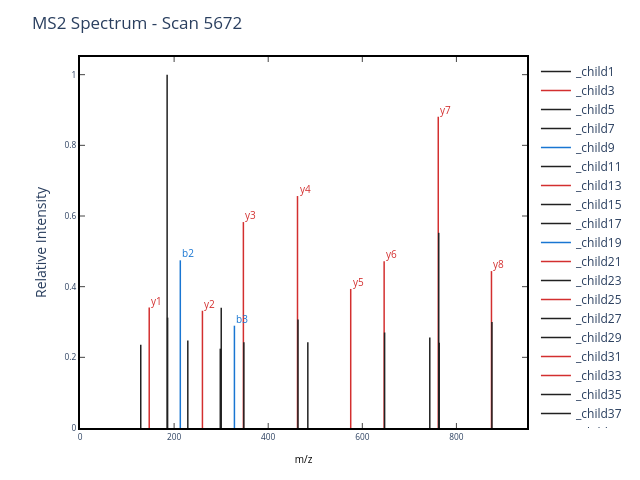

Notebook code for this chart:
### Code cell
# Example: plot the annotated MS2 spectrum from scan 5672
plot_MS2(example_ms2, title='MS2 Spectrum - Scan 5672')

### Figure 1 — Plotly figure (JSON) as saved in the notebook; plotly's stock layout.template omitted (floating-point values rounded to 4 significant figures)
{"data": [{"line": {"color": "rgba (33, 33, 33, 1)", "dash": "solid", "width": 1.5}, "mode": "lines", "name": "_child1", "type": "scatter", "x": [129.1, 129.1], "xaxis": "x", "y": [0, 0.2356], "yaxis": "y"}, {"line": {"color": "rgba (211, 47, 47, 1)", "dash": "solid", "width": 1.5}, "mode": "lines", "name": "_child3", "type": "scatter", "x": [147.1, 147.1], "xaxis": "x", "y": [0, 0.3408], "yaxis": "y"}, {"line": {"color": "rgba (33, 33, 33, 1)", "dash": "solid", "width": 1.5}, "mode": "lines", "name": "_child5", "type": "scatter", "x": [185.2, 185.2], "xaxis": "x", "y": [0, 1], "yaxis": "y"}, {"line": {"color": "rgba (33, 33, 33, 1)", "dash": "solid", "width": 1.5}, "mode": "lines", "name": "_child7", "type": "scatter", "x": [186.2, 186.2], "xaxis": "x", "y": [0, 0.3124], "yaxis": "y"}, {"line": {"color": "rgba (25, 118, 210, 1)", "dash": "solid", "width": 1.5}, "mode": "lines", "name": "_child9", "type": "scatter", "x": [213.2, 213.2], "xaxis": "x", "y": [0, 0.4746], "yaxis": "y"}, {"line": {"color": "rgba (33, 33, 33, 1)", "dash": "solid", "width": 1.5}, "mode": "lines", "name": "_child11", "type": "scatter", "x": [229.1, 229.1], "xaxis": "x", "y": [0, 0.2473], "yaxis": "y"}, {"line": {"color": "rgba (211, 47, 47, 1)", "dash": "solid", "width": 1.5}, "mode": "lines", "name": "_child13", "type": "scatter", "x": [260.2, 260.2], "xaxis": "x", "y": [0, 0.3318], "yaxis": "y"}, {"line": {"color": "rgba (33, 33, 33, 1)", "dash": "solid", "width": 1.5}, "mode": "lines", "name": "_child15", "type": "scatter", "x": [298.1, 298.1], "xaxis": "x", "y": [0, 0.2245], "yaxis": "y"}, {"line": {"color": "rgba (33, 33, 33, 1)", "dash": "solid", "width": 1.5}, "mode": "lines", "name": "_child17", "type": "scatter", "x": [300.2, 300.2], "xaxis": "x", "y": [0, 0.3405], "yaxis": "y"}, {"line": {"color": "rgba (25, 118, 210, 1)", "dash": "solid", "width": 1.5}, "mode": "lines", "name": "_child19", "type": "scatter", "x": [328.2, 328.2], "xaxis": "x", "y": [0, 0.2895], "yaxis": "y"}, {"line": {"color": "rgba (211, 47, 47, 1)", "dash": "solid", "width": 1.5}, "mode": "lines", "name": "_child21", "type": "scatter", "x": [347.2, 347.2], "xaxis": "x", "y": [0, 0.5829], "yaxis": "y"}, {"line": {"color": "rgba (33, 33, 33, 1)", "dash": "solid", "width": 1.5}, "mode": "lines", "name": "_child23", "type": "scatter", "x": [348.2, 348.2], "xaxis": "x", "y": [0, 0.2427], "yaxis": "y"}, {"line": {"color": "rgba (211, 47, 47, 1)", "dash": "solid", "width": 1.5}, "mode": "lines", "name": "_child25", "type": "scatter", "x": [462.3, 462.3], "xaxis": "x", "y": [0, 0.6565], "yaxis": "y"}, {"line": {"color": "rgba (33, 33, 33, 1)", "dash": "solid", "width": 1.5}, "mode": "lines", "name": "_child27", "type": "scatter", "x": [463.3, 463.3], "xaxis": "x", "y": [0, 0.3068], "yaxis": "y"}, {"line": {"color": "rgba (33, 33, 33, 1)", "dash": "solid", "width": 1.5}, "mode": "lines", "name": "_child29", "type": "scatter", "x": [484.2, 484.2], "xaxis": "x", "y": [0, 0.2424], "yaxis": "y"}, {"line": {"color": "rgba (211, 47, 47, 1)", "dash": "solid", "width": 1.5}, "mode": "lines", "name": "_child31", "type": "scatter", "x": [575.3, 575.3], "xaxis": "x", "y": [0, 0.3936], "yaxis": "y"}, {"line": {"color": "rgba (211, 47, 47, 1)", "dash": "solid", "width": 1.5}, "mode": "lines", "name": "_child33", "type": "scatter", "x": [646.4, 646.4], "xaxis": "x", "y": [0, 0.472], "yaxis": "y"}, {"line": {"color": "rgba (33, 33, 33, 1)", "dash": "solid", "width": 1.5}, "mode": "lines", "name": "_child35", "type": "scatter", "x": [647.4, 647.4], "xaxis": "x", "y": [0, 0.2703], "yaxis": "y"}, {"line": {"color": "rgba (33, 33, 33, 1)", "dash": "solid", "width": 1.5}, "mode": "lines", "name": "_child37", "type": "scatter", "x": [743.4, 743.4], "xaxis": "x", "y": [0, 0.2564], "yaxis": "y"}, {"line": {"color": "rgba (211, 47, 47, 1)", "dash": "solid", "width": 1.5}, "mode": "lines", "name": "_child39", "type": "scatter", "x": [761.4, 761.4], "xaxis": "x", "y": [0, 0.8811], "yaxis": "y"}, {"line": {"color": "rgba (33, 33, 33, 1)", "dash": "solid", "width": 1.5}, "mode": "lines", "name": "_child41", "type": "scatter", "x": [762.4, 762.4], "xaxis": "x", "y": [0, 0.5524], "yaxis": "y"}, {"line": {"color": "rgba (33, 33, 33, 1)", "dash": "solid", "width": 1.5}, "mode": "lines", "name": "_child43", "type": "scatter", "x": [763.4, 763.4], "xaxis": "x", "y": [0, 0.2412], "yaxis": "y"}, {"line": {"color": "rgba (211, 47, 47, 1)", "dash": "solid", "width": 1.5}, "mode": "lines", "name": "_child45", "type": "scatter", "x": [874.5, 874.5], "xaxis": "x", "y": [0, 0.444], "yaxis": "y"}, {"line": {"color": "rgba (33, 33, 33, 1)", "dash": "solid", "width": 1.5}, "mode": "lines", "name": "_child47", "type": "scatter", "x": [875.5, 875.5], "xaxis": "x", "y": [0, 0.2997], "yaxis": "y"}], "layout": {"annotations": [{"align": "left", "font": {"color": "#D32F2F", "size": 10}, "opacity": 1, "showarrow": false, "text": "y1", "x": 147.1, "xanchor": "left", "xref": "x", "y": 0.3608, "yanchor": "middle", "yref": "y"}, {"align": "left", "font": {"color": "#1976D2", "size": 10}, "opacity": 1, "showarrow": false, "text": "b2", "x": 213.2, "xanchor": "left", "xref": "x", "y": 0.4946, "yanchor": "middle", "yref": "y"}, {"align": "left", "font": {"color": "#D32F2F", "size": 10}, "opacity": 1, "showarrow": false, "text": "y2", "x": 260.2, "xanchor": "left", "xref": "x", "y": 0.3518, "yanchor": "middle", "yref": "y"}, {"align": "left", "font": {"color": "#1976D2", "size": 10}, "opacity": 1, "showarrow": false, "text": "b3", "x": 328.2, "xanchor": "left", "xref": "x", "y": 0.3095, "yanchor": "middle", "yref": "y"}, {"align": "left", "font": {"color": "#D32F2F", "size": 10}, "opacity": 1, "showarrow": false, "text": "y3", "x": 347.2, "xanchor": "left", "xref": "x", "y": 0.6029, "yanchor": "middle", "yref": "y"}, {"align": "left", "font": {"color": "#D32F2F", "size": 10}, "opacity": 1, "showarrow": false, "text": "y4", "x": 462.3, "xanchor": "left", "xref": "x", "y": 0.6765, "yanchor": "middle", "yref": "y"}, {"align": "left", "font": {"color": "#D32F2F", "size": 10}, "opacity": 1, "showarrow": false, "text": "y5", "x": 575.3, "xanchor": "left", "xref": "x", "y": 0.4136, "yanchor": "middle", "yref": "y"}, {"align": "left", "font": {"color": "#D32F2F", "size": 10}, "opacity": 1, "showarrow": false, "text": "y6", "x": 646.4, "xanchor": "left", "xref": "x", "y": 0.492, "yanchor": "middle", "yref": "y"}, {"align": "left", "font": {"color": "#D32F2F", "size": 10}, "opacity": 1, "showarrow": false, "text": "y7", "x": 761.4, "xanchor": "left", "xref": "x", "y": 0.9011, "yanchor": "middle", "yref": "y"}, {"align": "left", "font": {"color": "#D32F2F", "size": 10}, "opacity": 1, "showarrow": false, "text": "y8", "x": 874.5, "xanchor": "left", "xref": "x", "y": 0.464, "yanchor": "middle", "yref": "y"}], "autosize": false, "height": 480, "hovermode": "closest", "margin": {"b": 52, "l": 80, "pad": 0, "r": 63, "t": 57}, "plot_bgcolor": "white", "title": {"text": "MS2 Spectrum - Scan 5672"}, "width": 640, "xaxis": {"anchor": "y", "domain": [0, 1], "linecolor": "black", "linewidth": 2, "mirror": "ticks", "nticks": 6, "range": [0, 950], "showgrid": true, "showline": true, "side": "bottom", "tickfont": {"size": 8.33}, "ticks": "inside", "title": {"font": {"color": "#000000", "size": 10}, "text": "m/z"}, "type": "linear", "zeroline": false}, "yaxis": {"anchor": "x", "domain": [0, 1], "linecolor": "black", "linewidth": 2, "mirror": "ticks", "nticks": 7, "range": [0, 1.05], "showgrid": true, "showline": true, "side": "left", "tickfont": {"size": 8.33}, "ticks": "inside", "title": {"text": "Relative Intensity"}, "type": "linear", "zeroline": false}}}
